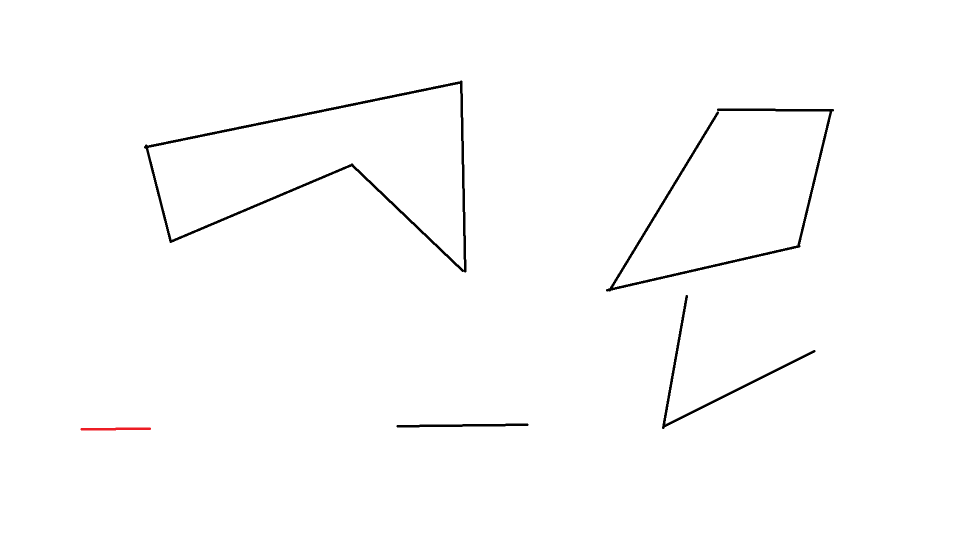
#> input picture assets/test_image.png, 1920 x 1080 px, found by its file name (shown at 1/2 size)
$ python canny_edge_detection.py
#> lines starting #> are read from the running program, lines starting #| are printed output that depends on the picture; after the words box and inside, x2 and y2 are one past the last pixel; in counts of white or black regions, pixels touching at a corner belong together
# Import the necessary Libraries
import cv2
import numpy as np
import matplotlib.pyplot as plt

# Read image from disk.
img = cv2.imread(r'C:\Users\NoteBook\Desktop\Project\assets\test_image.png')
#> img is the input picture: shape (1080, 1920, 3); mean B, G, R 252.4, 252.4, 252.5
# Convert BGR image to RGB
image_rgb = cv2.cvtColor(img, cv2.COLOR_BGR2RGB)

# Apply Canny edge detection
edges = cv2.Canny(image= image_rgb, threshold1=100, threshold2=700)
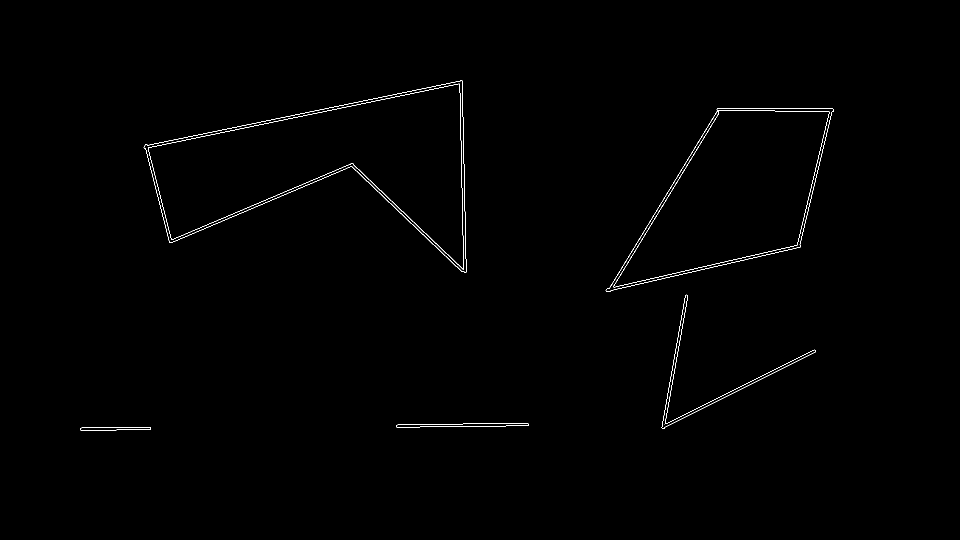
#> edges: shape (1080, 1920) (shown at 1/2 size); 0.41% white in thin lines or dots, all inside (x1, y1, x2, y2) = (160, 160, 1668, 861)

# Create subplots
fig, axs = plt.subplots(1, 2, figsize=(7, 4))

# Plot the original image
axs[0].imshow(image_rgb)
axs[0].set_title('Original Image')

# Plot the blurred image
axs[1].imshow(edges)
axs[1].set_title('Image edges')

# Remove ticks from the subplots
for ax in axs:
    ax.set_xticks([])
    ax.set_yticks([])

# Display the subplots
plt.tight_layout()
plt.show()
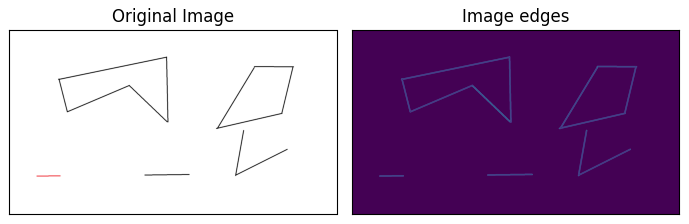
#> figure drawn by matplotlib, 2 panels
